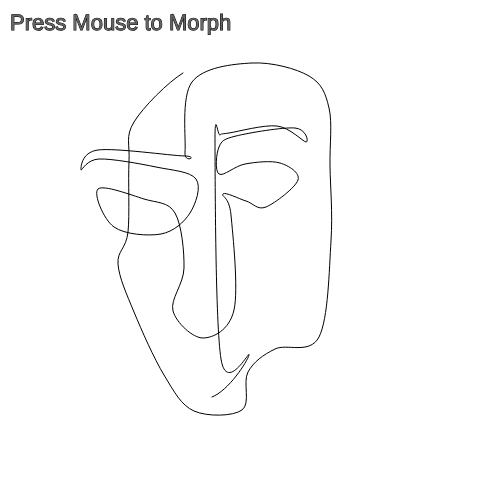
Frame 1 (no input)
Frame 60 (no input): identical to frame 1, image omitted
Frame 120 (the mouse pressed at the canvas centre since frame 60): identical to frame 1, image omitted

The p5.js sketch that drew this single still picture (run headless with seeded random() and noise() and a simulated clock; from frame 60 on, the mouse is pressed at the canvas centre):

// p5.js sketch
// ── sketch.js
var _d;

var _count = 0;
var START = false;
var target;

var _pic = [];
//var loc[];

var line1, line2, line3;

function setup() {
  
  loc = [
    createVector(223,68),
createVector(183,73),
createVector(134,122),
createVector(129,162),
createVector(128,232),
createVector(118,264),
createVector(134,312),
createVector(164,375),
createVector(194,411),
createVector(242,410),
createVector(248,372),
createVector(275,349),
createVector(319,337),
createVector(331,241),
createVector(330,166),
createVector(329,108),
createVector(309,76),
createVector(252,63),
createVector(192,82),
createVector(185,152),
createVector(185,156),
createVector(98,150),
createVector(81,170),
createVector(99,159),
createVector(156,167),
createVector(196,179),
createVector(190,213),
createVector(161,234),
createVector(114,227),
createVector(98,189),
createVector(144,199),
createVector(175,213),
createVector(184,268),
createVector(173,311),
createVector(203,338),
createVector(234,310),
createVector(231,215),
createVector(223,194),
createVector(246,201),
createVector(266,207),
createVector(298,180),
createVector(280,163),
createVector(245,164),
createVector(219,174),
createVector(219,147),
createVector(236,136),
createVector(295,128),
createVector(306,142),
createVector(277,126),
createVector(229,133),
createVector(220,135),
createVector(215,143),
createVector(221,359),
createVector(249,355),
createVector(212,397),
createVector(150,392)
    
];
  
  
  line1 = [
createVector(223,68),
createVector(183,73),
createVector(134,122),
createVector(129,162),
createVector(128,232),
createVector(118,264),
createVector(134,312),
createVector(164,375),
createVector(194,411),
createVector(242,410),
createVector(248,372),
createVector(275,349),
createVector(319,337),
createVector(331,241),
createVector(330,166),
createVector(329,108),
createVector(309,76),
createVector(252,63),
createVector(192,82),
createVector(185,152),
createVector(185,156),
createVector(98,150),
createVector(81,170),
createVector(99,159),
createVector(156,167),
createVector(196,179),
createVector(190,213),
createVector(161,234),
createVector(114,227),
createVector(98,189),
createVector(144,199),
createVector(175,213),
createVector(184,268),
createVector(173,311),
createVector(203,338),
createVector(234,310),
createVector(231,215),
createVector(223,194),
createVector(246,201),
createVector(266,207),
createVector(298,180),
createVector(280,163),
createVector(245,164),
createVector(219,174),
createVector(219,147),
createVector(236,136),
createVector(295,128),
createVector(306,142),
createVector(277,126),
createVector(229,133),
createVector(220,135),
createVector(215,143),
createVector(221,359),
createVector(249,355),
createVector(212,397),
createVector(150,392)//,
//createVector(278,393)
];

  line2 = [
createVector(264,75),
createVector(304,74),
createVector(316,76),
createVector(339,79),
createVector(334,192),
createVector(348,169),
createVector(385,149),
createVector(412,171),
createVector(431,223),
createVector(407,259),
createVector(363,263),
createVector(339,232),
createVector(345,306),
createVector(349,344),
createVector(306,386),
createVector(238,403),
createVector(170,399),
createVector(94,309),
createVector(91,246),
createVector(87,162),
createVector(99,130),
createVector(142,116),
createVector(198,97),
createVector(153,78),
createVector(110,104),
createVector(61,151),
createVector(19,251),
createVector(120,243),
createVector(144,220),
createVector(195,224),
createVector(210,239),
createVector(130,257),
createVector(212,243),
createVector(223,257),
createVector(227,277),
createVector(212,303),
createVector(190,357),
createVector(212,371),
createVector(237,371),
createVector(249,388),
createVector(257,369),
createVector(284,363),
createVector(275,312),
createVector(259,240),
createVector(288,238),
createVector(318,219),
createVector(283,201),
createVector(256,220),
createVector(275,201),
createVector(330,217),
createVector(338,429),
createVector(247,426),
createVector(162,426),
createVector(180,456),
createVector(263,454),
createVector(310,433)
];

  line3 = [
createVector(108,231),
createVector(89,307),
createVector(82,365),
createVector(72,406),
createVector(89,413),
createVector(99,395),
createVector(106,349),
createVector(118,309),
createVector(131,349),
createVector(123,394),
createVector(124,415),
createVector(146,418),
createVector(157,334),
createVector(232,344),
createVector(292,353),
createVector(280,425),
createVector(279,443),
createVector(294,442),
createVector(310,385),
createVector(318,346),
createVector(334,406),
createVector(341,449),
createVector(361,443),
createVector(348,394),
createVector(337,340),
createVector(333,324),
createVector(383,338),
createVector(411,346),
createVector(391,336),
createVector(423,340),
createVector(383,323),
createVector(433,329),
createVector(376,317),
createVector(428,303),
createVector(335,305),
createVector(287,279),
createVector(191,252),
createVector(147,245),
createVector(166,209),
createVector(151,189),
createVector(138,174),
createVector(136,154),
createVector(128,175),
createVector(116,175),
createVector(110,147),
createVector(96,173),
createVector(87,199),
createVector(99,230),
createVector(93,283),
createVector(89,306),
createVector(117,204),
createVector(121,197),
createVector(128,216),
createVector(113,213),
createVector(134,196),
createVector(146,196),
createVector(100,187)
];


  // The shape

  createCanvas(500, 500);
  
  //loc = line1;
  target = line1;
}


function draw() {
  
  background(255);
  
  smooth();
  noFill();
  stroke(0, 0, 0);

  
  beginShape();
  for (var i=0; i<loc.length; i++)
  {
    curveVertex(loc[i].x, loc[i].y);
    
    if (START) {
      var _d = createVector(target[i].x,target[i].y);
      _d.sub(loc[i]);
    
      if (abs(_d.mag()) > 1) {
        _d.mult(.025);
      }

      //_d.x = _d.x/1000;
      //_d.y = _d.y/1000;   
      loc[i].add(_d);  
    }
    
  }
  endShape();
  
  fill(100, 100, 100);
  //int _i = 0;
  
  textSize(22);
  text("Press Mouse to Morph", 10, 30); 

}

  function mouseClicked() {

     println(mouseX + " " + mouseY);
     _count++;
     
     switch (_count%3) {
      
       case 1:
         target = line2;
         break;
       
       case 2:
         target = line3;
         break;
         
       case 0:
         target = line1;
         break;
     }
     
     START = true;
  }
